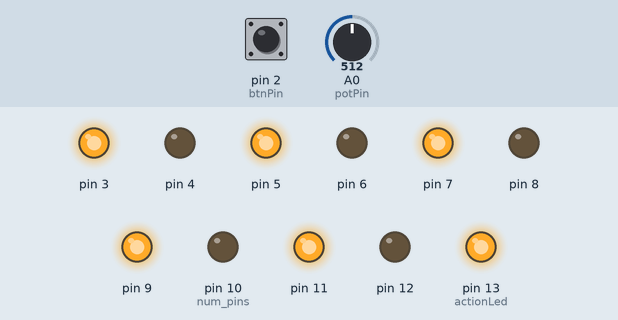
A sketch run on a simulated Arduino Uno, built with avr-gcc and run on an emulated ATmega328P. Shown: output pins drawn as LEDs (lit = HIGH). Dashed ring = blinking. The inputs (shaded band) are chosen by the test bench; at power-on: A0 (potPin) = 512, pin 2 (btnPin) HIGH.

Above: at 1.2 s.
1.3 s: A0 (potPin) set to 900
4.3 s: A0 (potPin) set to 511
7.3 s: pin 2 (btnPin) pulled LOW for 0.15 s
At 8.7 s:
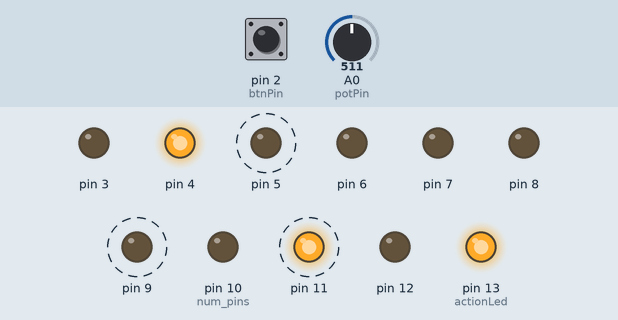
10.3 s: A0 (potPin) set to 122
At 12.26 s:
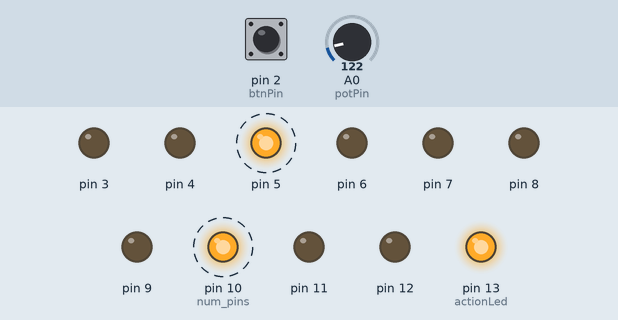
13.3 s: pin 2 (btnPin) pulled LOW for 1 s
At 13.88 s:
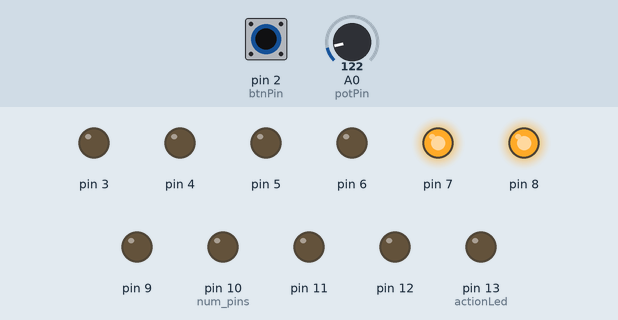
16.3 s: pin 2 (btnPin) pulled LOW for 0.15 s
At 16.82 s:
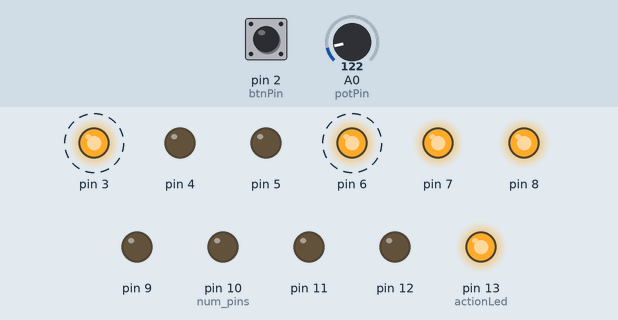
Timing chart, 0 to 21.9 s (numbered marks = the images above; inputs shaded):
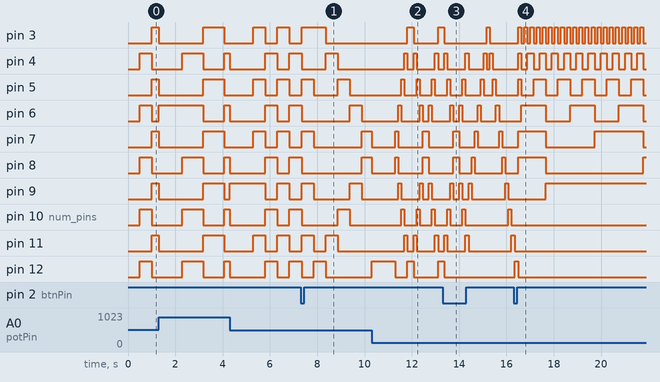

Measured:
- after the input at 7.3 s, pin 5: LOW → HIGH after 1.6 s, → LOW 0.50 s later; pin 9: LOW → HIGH after 2.1 s, → LOW 0.50 s later; pin 12: goes on until 8.4 s, then stays LOW; pin 13 (actionLed): HIGH → LOW at once, → HIGH 0.15 s later
- after the input at 10.3 s, pin 3: LOW → HIGH after 1.5 s instead of 2.1 s
- after the input at 13.3 s, pin 12: goes on until 13.4 s, then stays LOW; pin 13 (actionLed): HIGH → LOW at once, → HIGH 1.0 s later
- after the input at 16.3 s, pin 3: alternates HIGH for 0.13 s and LOW for 0.13 s, starting after 0.20 s; pin 10 (num_pins): stops changing and stays LOW; pin 11: goes on until 16.4 s, then stays LOW; pin 13 (actionLed): HIGH → LOW at once, → HIGH 0.15 s later
- by itself, pin 4: repeats every 0.52 s: LOW 0.26 s, HIGH 0.26 s
- by itself, pin 5: alternates HIGH for 0.50 s and LOW for 0.51 s
- by itself, pin 6: alternates HIGH for 1.0 s and LOW for 1.0 s

The sketch:

BitsDrawer.ino
```cpp
/****************************************************/
/* environment constants */
/****************************************************/
const unsigned int btnPin = 2;
const unsigned int potPin = A0;
const unsigned int actionLed = 13;
const int num_pins = 10;

/* helper functions */

// discreet values of the pins positions
int pinPosition(int index)
{
  return 12 - num_pins + index + 1;
}

// get potentiometer valuefrom 1 to num_pins
int getPot()
{
  int valPot = analogRead(potPin);
  return map(valPot, 0, 1023, num_pins, 1);
}

// get tick value from potentiometer
long getTick()
{
  int valPot = analogRead(potPin);
  return map(long(valPot), 0, 1023, 10, 1000);
}

// digitalWrite a state mapped in bits
void digitalWriteState(int state)
{
  for (int i = 0; i < num_pins; i++)
  {
    int pin = pinPosition(i);
    int bit = (1 << i);
    bool on = (bit & state) == bit;
    digitalWrite(pin, on);
  }
}

// state of push btn
int buttonState = 0;

// listen for changes in btn state
bool hasButtonPressed()
{
  int newButtonState = digitalRead(btnPin);
  digitalWrite(actionLed, newButtonState);
  // only once per press / release
  if (newButtonState == buttonState)
    return false;

  buttonState = newButtonState;

  // Delay a little bit to avoid bouncing
  delay(50);
  return newButtonState == HIGH;
}

// light 0 to value
int drawScale(int value)
{
  if (value == 1)
    return 1;
  return pow(2, value);
}

/****************************************************/
/* environment variables */
/****************************************************/

// time unit
unsigned int t = 0;

// time unit value in ms
long tick;

unsigned long lastTick;

// shape of drawing
unsigned int drawingType = 5;

// show pot until
unsigned long drawScaleUntil;

// state of pot btn
int pot;

/****************************************************/
/* setup */
/****************************************************/
void setup()
{
  // initialize digital pins as an output.
  for (int i = 0; i < num_pins; i++)
  {
    int pin = pinPosition(i);
    pinMode(pin, OUTPUT);
  }

  // action led
  pinMode(actionLed, OUTPUT);

  // button pin as input
  pinMode(btnPin, INPUT_PULLUP);

  //pot pin as input
  pinMode(potPin, INPUT);

  // get the pot value and set init state:
  pot = getPot();

  // get the corresponding tick value
  tick = getTick();

  // set the first last tick value
  lastTick = millis();
}

/****************************************************/
/* drawing */
/****************************************************/
// pos 0 to 9
int showBit()
{
  int pos = t % num_pins;
  return 1 << pos;
}

// pos 9 to 0 then to 9 => abs((0 to 18) - 9)
int upDownBit()
{
  int maxpos = (num_pins - 1);
  int pos = abs((int(t) % (maxpos * 2)) - maxpos);
  return 1 << pos;
}

// go to center and back
int toCenter()
{
  int pos = t % num_pins;
  int pos2 = (num_pins - 1 - pos);
  return (1 << pos) | (1 << pos2);
}

// go to center and back filled
int toCenterFilled()
{
  int pos = t % num_pins;
  int pos2 = (num_pins - pos);
  return
    // way in
    (drawScale(pos) & drawScale(pos) << pos2) |
    // way out
    (drawScale(pos2) & drawScale(pos2) << pos);
}

// 0 to max in binary
int counter()
{
  return (t % int(pow(2, num_pins - 1)));
}

// show blinking pattern
int pattern()
{
  int r = 0;
  for(int i = 0; i < num_pins; i++) {
    if((i + t) % 2 == 0) continue;
    r |= (1 << i);
  }
  return r;
}

// number of drawing functions
const unsigned int num_drawings = 6;

// array of pointer to drawing functions
int (*Drawings[num_drawings])() = {pattern, toCenter, upDownBit, counter, showBit, toCenterFilled };

/****************************************************/
// the loop
/****************************************************/
void loop()
{
  // trigerred when btn change state and is ON
  if (hasButtonPressed())
  {
    // iterate trhough drawings
    drawingType = (drawingType + 1) % num_drawings;
  }

  unsigned long now = millis();

  int newPot = getPot();

  if (pot != newPot)
  {
    // get the new tick value
    tick = getTick();

    pot = newPot;

    drawScaleUntil = now + 1000;
  }

  // hold if we asked to show scale
  if (now < drawScaleUntil)
  {
    digitalWriteState(drawScale(pot));
  }
  // tick if we passed tick value
  else if (long(now - lastTick) > tick)
  {
    lastTick = now;

    int state = Drawings[drawingType]();;
    digitalWriteState(state);

    // increment time unit:
    // back to 0 as it is unsigned on overflow
    t++;
  }
}
```
